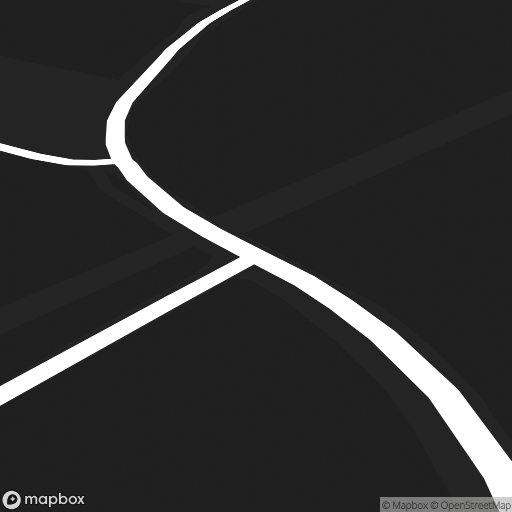
#> input picture 04_matching/main_7/mapbox_method_no_stitching/mapbox_images_for_frame_1521_RVV1/50.8210833_3.6133895.jpg, 512 x 512 px, found by its file name; its folder holds only this picture in this run
$ jupyter execute --allow-errors matching_1521_sec_v6.ipynb
#> lines starting #> are read from the running program, lines starting #| are printed output that depends on the picture; after the words box and inside, x2 and y2 are one past the last pixel; in counts of white or black regions, pixels touching at a corner belong together
[cell 1]
import os
import sys
import numpy as np
import pandas as pd
import matplotlib.pyplot as plt
import math
import requests
import cv2
from numpy.polynomial import Polynomial
from skimage.morphology import skeletonize, binary_closing, square, binary_erosion, binary_dilation, medial_axis, thin, disk, convex_hull_image, diamond, star, isotropic_closing, remove_small_objects
from skimage.filters import threshold_otsu
import json

[cell 2]
sem_segm_img_path = "/Users/senneloobuyck/Documents/Thesis_project/04_matching/main_7/picked_masks/2023_RVV_1_mask_1521.jpg"
mapbox_imgs_dir_path = "/Users/senneloobuyck/Documents/Thesis_project/04_matching/main_7/mapbox_method_no_stitching/mapbox_images_for_frame_1521_RVV1"
heli_lat = 50.823470
heli_lon = 3.606127
altitude = 94.34

[cell 3]
def plot_image(img):
    plt.figure(figsize=(20,10))
    plt.imshow(cv2.cvtColor(img, cv2.COLOR_BGR2RGB))
    plt.show()

[cell 4]
# [24 lines left out: function plot_patch, not called in this run]

[cell 5]
# [17 lines left out: function calculate_bearing, not called in this run]

[cell 6]
# [10 lines left out: function haversine, not called in this run]

[cell 7]
# calculate pitch/tilt
# [14 lines left out: function calculate_pitch, not called in this run]

[cell 8]
# [22 lines left out: function get_mapbox_intersection_image, not called in this run]

[cell 9]
def get_intersection_coordinates(lat, lon) :
    # some lists and dataframes to store the data
#> further down, mb_image_bgr is the input picture: shape (512, 512, 3); mean B, G, R 49.3, 49.2, 49.2
    nodes = []
    intersection_nodes = []
    df_nodes = pd.DataFrame(columns=['id', 'lat', 'lon'])
    df_intersections = pd.DataFrame(columns=['lat', 'lon'])

    overpass_url = "http://overpass-api.de/api/interpreter"


    # first get the ways around the point
    # .w is a temporary variable that stores the result of the first query
    # node(way_cnt:2-);   // select those nodes that are members of two or more of the given ways
    overpass_query = f"""[out:json];
                        way(around: 300, {lat},{lon})["highway"~"(motorway|trunk|primary|secondary|tertiary|unclassified|residential|motorway_link|trunk_link|primary_link|secondary_link|tertiary_link|living_street|service|pedestrian)"]->.w;
                        node(way_cnt.w:2-);
                        out;"""

    response = requests.get(overpass_url, params={'data': overpass_query})

    # print(response.json()['elements'])

    for item in response.json()['elements']:
        df_intersections.loc[len(df_intersections)] = {'lat': item['lat'], 'lon': item['lon']}


    # print(df_intersections)
    return df_intersections

#> (a cell that did not finish here is left out)

[cell 11]
# [35 lines left out: function get_skeleton, not called in this run]

[cell 12]
# [25 lines left out: function is_valid_intersection, not called in this run]

[cell 13]
def get_skeleton_intersection(skeleton):
    """ Given a skeletonised image, it will give the coordinates of the intersections of the skeleton"""
    print("Getting intersections in skeleton (more than 2 neighbours)")
    skeleton_gray = cv2.cvtColor(skeleton, cv2.COLOR_BGR2GRAY)
    image = skeleton_gray.copy()
    image = image/255
    intersections = []
    for y in range(1,len(image)-1):
        for x in range(1,len(image[y])-1):
            # if we have a white pixel
            if image[y][x] == 1:
                neighbourhood_patch = [image[y][x-1], image[y-1][x-1], image[y-1][x], image[y-1][x+1], image[y][x+1], image[y+1][x+1], image[y+1][x], image[y+1][x-1]]
                if is_valid_intersection(neighbourhood_patch):
                    intersections.append((y,x))
    # [6 lines of commented-out code are left out]
    return intersections

[cell 14]
# [26 lines left out: function get_neighbour_pixels, not called in this run]

[cell 15]
# [190 lines left out: function get_descriptors, not called in this run]

[cell 16]
def find_descriptors_in_segmentation_image(img_path) :
    print("Finding descriptors in segmentation image")

    img_bgr = cv2.imread(img_path)
    print("Segmentation image")
    plot_image(img_bgr)

    closing_bgr = isotropic_closing(img_bgr, radius=20)
    closing_bgr = closing_bgr.astype(np.uint8) * 255
    print("Isotropic closing of segmentation image")
    plot_image(closing_bgr)

    closing_bgr_copy = closing_bgr.copy()
    mask_bgr_copy = closing_bgr.copy()
    closing_gray = cv2.cvtColor(closing_bgr, cv2.COLOR_BGR2GRAY)

    contours, hierarchy = cv2.findContours(closing_gray, cv2.RETR_EXTERNAL, cv2.CHAIN_APPROX_SIMPLE)
    print(f"Number of contours: {len(contours)}")
    cv2.drawContours(closing_bgr_copy, contours, contourIdx=-1, color=(255, 0, 0), thickness=2)

    descriptors = []

    for contour in contours :
        contour_length = cv2.arcLength(contour, closed=True)
        print(f"Contour length: {contour_length}")
        contour_area = cv2.contourArea(contour)
        print(f"Contour area: {contour_area}")

        # measure the irregularity of the polygon
        if contour_length != 0 :
            convex_hull = cv2.convexHull(contour)
            convex_hull_area = cv2.contourArea(convex_hull)
            print(f"Convex hull area: {convex_hull_area}")
            # cv2.polylines(mask_bgr_copy, [convex_hull], isClosed=True, color=(0, 255, 0), thickness=3)
            solidity = contour_area / convex_hull_area

            # get skeleton of the contour
            skeleton_contour_bgr = get_skeleton(mask_bgr_copy, contour)

            # find the intersections in the skeleton
            skel_intersections = get_skeleton_intersection(skeleton_contour_bgr)

            print(f"Skeleton intersections = {skel_intersections}")


            #  make a decision based on the solidity
            if solidity > 0.60 and skel_intersections == [] :
                print(f"Solidity = {solidity} -> no intersection in this contour")
            else :
                print(f"Solidity = {solidity} -> this contour can be related to an intersection in the road")

                # further processing
                if skel_intersections == [] :
                    print("No intersection is found in a possible intersection contour")
                else :
                    print(f"Intersections = {skel_intersections}")

                    # visualization
                    skeleton_contour_bgr_copy = skeleton_contour_bgr.copy()
                    for intersection in skel_intersections :
                        skeleton_contour_bgr_copy[intersection[0], intersection[1]] = [0, 0, 255]
                    plot_image(skeleton_contour_bgr_copy)

                    # now try and match intersection with the openstreetmap images
                    descriptors = get_descriptors(skeleton_contour_bgr, skel_intersections)


    if descriptors == [] :
        return None
    else :
        return descriptors

#> (a cell that did not finish here is left out)

[cell 18]
def find_descriptors_in_mapbox_image(img_path, image_name, vis=False) :
#> called with image_name = '50.8210833_3.6133895.jpg', vis = False
    img_bgr = cv2.imread(img_path)
    # print("Mapbox image")
    # plot_image(img_bgr)

    new_width, new_height = img_bgr.shape[1], img_bgr.shape[0] - 100
#> new_width = 512; new_height = 412
    cropped_img_bgr = img_bgr[0:new_height, 0:new_width]
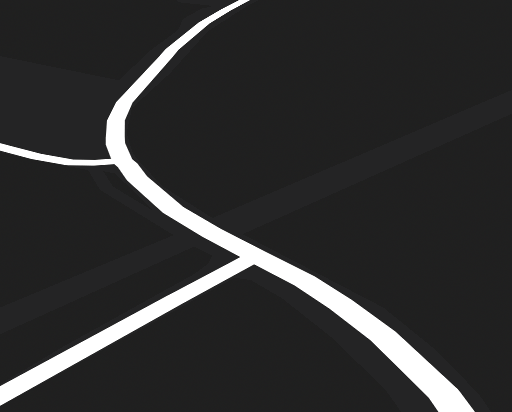
#> cropped_img_bgr: shape (412, 512, 3); mean B, G, R 49.3, 49.1, 49.1
    print("Cropped mapbox image")
    if vis :
        plot_image(cropped_img_bgr)

    print("Binary thresholding")
    img_gray = cv2.cvtColor(cropped_img_bgr, cv2.COLOR_BGR2GRAY)
    ret, thresh_gray = cv2.threshold(img_gray, 127, 255, cv2.THRESH_BINARY)
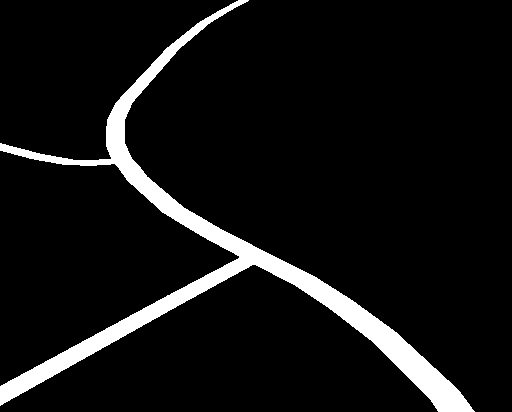
#> thresh_gray: shape (412, 512); 7.6% white; 1 white region, box (x1, y1, x2, y2) and area: (0, 0, 475, 412) 15964
    thresh_bgr = cv2.cvtColor(thresh_gray, cv2.COLOR_GRAY2BGR)
    if vis :
        plot_image(thresh_bgr)

    closing_bgr = isotropic_closing(thresh_bgr, radius=3)
#> closing_bgr: shape (412, 512, 3) bool; 7.6% white; 1 white region, box (x1, y1, x2, y2) and area: (0, 0, 475, 412) 15986
    closing_bgr = closing_bgr.astype(np.uint8) * 255
    closing_gray = cv2.cvtColor(closing_bgr, cv2.COLOR_BGR2GRAY)
    print("Isotropic closing of segmentation image")
    if vis :
        plot_image(closing_bgr)

    # To avoid the precision loss when converting the image to bool,
    # you can also binarize the image using one of the available thresholding algorithms
    thresh_otsu = threshold_otsu(closing_gray)
#> thresh_otsu = 0
    mask_gray = closing_gray > thresh_otsu

    # Skeletonize
    # skeleton_gray = (skeletonize(contour_mask_gray)).astype(np.uint8)
    skeleton_gray = skeletonize(mask_gray, method='lee').astype(np.uint8)
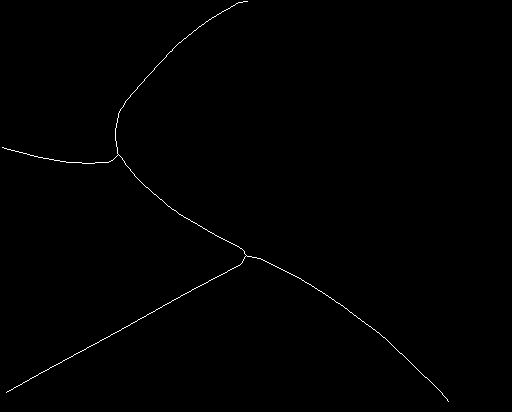
#> skeleton_gray: shape (412, 512); values 0 (black) and 1 (white), 0.42% white in thin lines or dots, all inside (x1, y1, x2, y2) = (2, 1, 449, 402)

    skeleton_bgr = cv2.cvtColor(skeleton_gray, cv2.COLOR_GRAY2BGR)

    # find the intersections in the skeleton
    skel_intersections = get_skeleton_intersection(skeleton_bgr)
#> after the loop in get_skeleton_intersection, `for y in range(1,len(image)-1):`: intersections = []
#> skel_intersections = []

    print(f"{len(skel_intersections)} intersections found in the skeleton:")
#| 0 intersections found in the skeleton:
    print(skel_intersections)

    descriptors = []

    #  if there are intersections
    if skel_intersections != [] :
        # visualization
        skeleton_bgr_copy = skeleton_bgr.copy()
        for intersection in skel_intersections :
            skeleton_bgr_copy[intersection[0], intersection[1]] = [0, 0, 255]

        if vis :
            plot_image(skeleton_bgr_copy)


        print(f"There are intersections in mapbox image {image_name}")
        descriptors = get_descriptors(skeleton_bgr, skel_intersections, visualize = vis)
    else :
        print("No intersections found in the skeleton")

    if descriptors == [] :
        return None
    else :
        return descriptors

[cell 19]
best_mb_image = None
scores = dict()
visualize = False

for mb_image in os.listdir(mapbox_imgs_dir_path) :
    best_results = []
    mb_image_path = os.path.join(mapbox_imgs_dir_path, mb_image)
    print(50*"*")
    print(f"Mapbox image: {mb_image}")
    print(50*"*")
    mb_image_bgr = cv2.imread(mb_image_path)
    if visualize :
        plot_image(mb_image_bgr)
    des = find_descriptors_in_mapbox_image(mb_image_path, mb_image, vis=visualize)
    print(f"Descriptors for mapbox image {mb_image}:")
    print(des)

    # matching process
    if des is not None and segm_img_des is not None :
        print(f"Number of descriptors: {len(des)}")
        for des_segm in segm_img_des :
            best_result_per_des = 1000 # best descriptor match for descriptor des_segm of segmentation image
            print(f"Descriptor of segmentation image:")
            print(des_segm)
            for des_mb in des :
                print(f"Descriptor of mapbox image:")
                print(des_mb)

                if len(des_mb) < len(des_segm) :
                    continue

                result = 0
                for angle_des_segm in des_segm :
                    best_diff = 1000
                    for angle_des_mb in des_mb :
                        diff = min(abs(angle_des_segm-angle_des_mb), abs((angle_des_segm+360)-angle_des_mb), abs((angle_des_mb+360)-angle_des_segm))
                        if diff < best_diff :
                            best_diff = diff
                    result += best_diff**2


                result = math.sqrt(result)
                print(f"Result = {result}")

                if result < best_result_per_des :
                    best_result_per_des = result

            best_results.append(best_result_per_des)

        score =  math.sqrt(np.sum(best_results))
        print(f"Score = {score}")

        # make sure there is at least one best result that is below the threshold
        threshold = 40

        # If at least one result is below the threshold, add the score to the dictionary
        # if any(result < threshold for result in best_results) :
        #   print(f"At least one result is below the threshold, add the score to the dictionary for mapbox image {mb_image}")
        #   scores[mb_image] = score
        scores[mb_image] = score
    else:
        continue


print(f"Scores: {scores}")
# Get the lowest three values using sorted() and dictionary items()
lowest_values = sorted(scores.values())[:3]
print(50*"*")
print("Top 3 results:")
print(50*"*")
for value in lowest_values:
    # For each value, get the corresponding key
    for key in scores.keys():
        if scores[key] == value:
            print(f"Score = {value} with mapbox image {key}")

$ run again, on 04_matching/main_7/mapbox_method_no_stitching/mapbox_images_for_frame_1521_RVV1/50.8224194_3.6036744.jpg
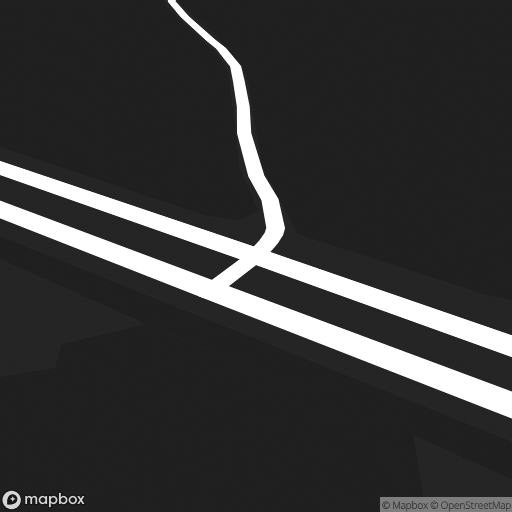
#> input picture 04_matching/main_7/mapbox_method_no_stitching/mapbox_images_for_frame_1521_RVV1/50.8224194_3.6036744.jpg, 512 x 512 px, found by its file name
#> mb_image_bgr is the input picture: shape (512, 512, 3); mean B, G, R 54.5, 54.5, 54.5
#> in find_descriptors_in_mapbox_image, `ret, thresh_gray = cv2.threshold(img_gray, 127, 255, cv2.THRESH_BINARY)`:
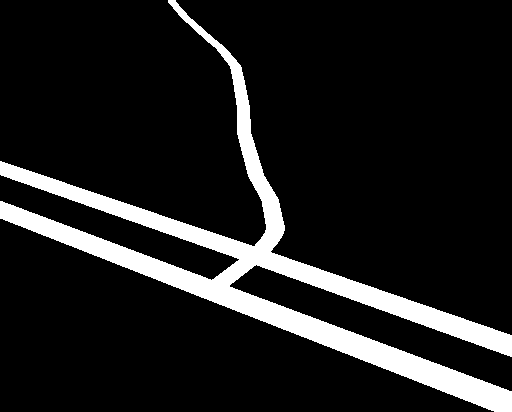
#> thresh_gray: shape (412, 512); 11.8% white; 1 white region, box (x1, y1, x2, y2) and area: (0, 0, 512, 412) 24872
#> closing_gray: shape (412, 512); 11.8% white; 1 white region, box (x1, y1, x2, y2) and area: (0, 0, 512, 412) 24906
#> thresh_otsu = 0
#> in find_descriptors_in_mapbox_image, `skeleton_gray = skeletonize(mask_gray, method='lee').astype(np.uint8)`:
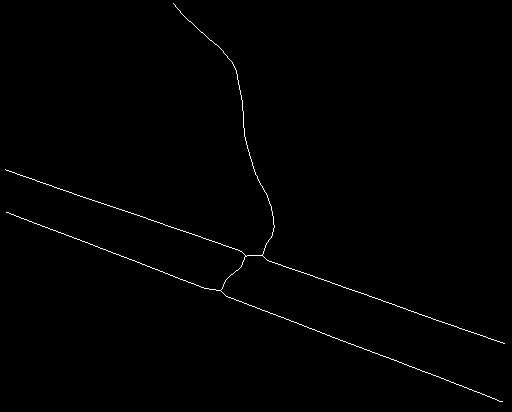
#> skeleton_gray: shape (412, 512); values 0 (black) and 1 (white), 0.61% white in thin lines or dots
#> image: shape (412, 512) float64; values 0 (black) and 0.00392 (white), 0.61% white in thin lines or dots
#> after the loop in get_skeleton_intersection, `for y in range(1,len(image)-1):`: intersections = []
#| 0 intersections found in the skeleton:

$ run again, on 04_matching/main_7/mapbox_method_no_stitching/mapbox_images_for_frame_1521_RVV1/50.8224207_3.6038774.jpg
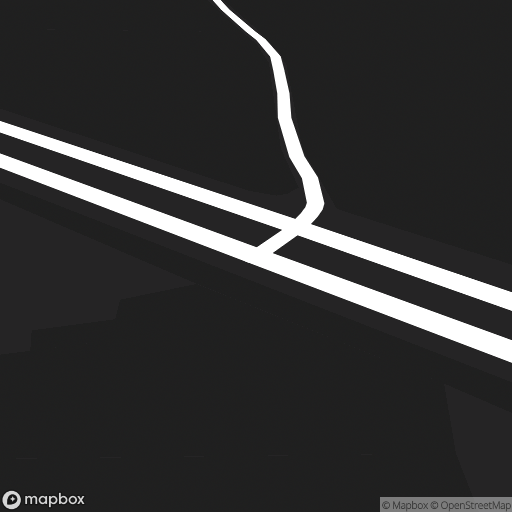
#> input picture 04_matching/main_7/mapbox_method_no_stitching/mapbox_images_for_frame_1521_RVV1/50.8224207_3.6038774.jpg, 512 x 512 px, found by its file name
#> mb_image_bgr is the input picture: shape (512, 512, 3); mean B, G, R 51, 50.8, 51
#> in find_descriptors_in_mapbox_image, `ret, thresh_gray = cv2.threshold(img_gray, 127, 255, cv2.THRESH_BINARY)`:
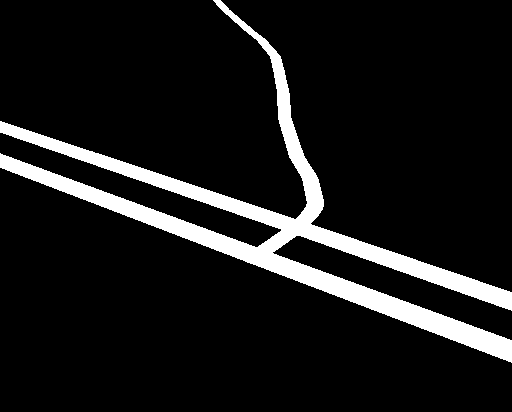
#> thresh_gray: shape (412, 512); 9.8% white; 1 white region, box (x1, y1, x2, y2) and area: (0, 0, 512, 363) 20723
#> closing_gray: shape (412, 512); 9.8% white; 1 white region, box (x1, y1, x2, y2) and area: (0, 0, 512, 363) 20758
#> thresh_otsu = 0
#> in find_descriptors_in_mapbox_image, `skeleton_gray = skeletonize(mask_gray, method='lee').astype(np.uint8)`:
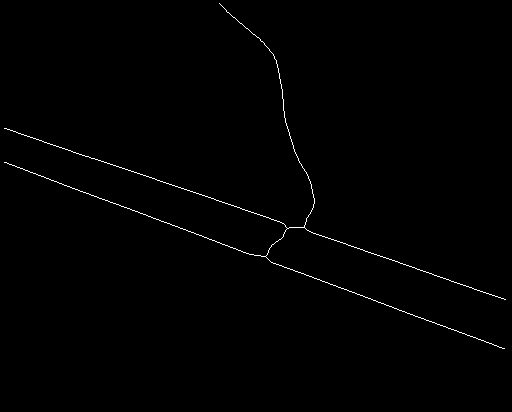
#> skeleton_gray: shape (412, 512); values 0 (black) and 1 (white), 0.6% white in thin lines or dots, all inside (x1, y1, x2, y2) = (4, 3, 506, 349)
#> after the loop in get_skeleton_intersection, `for y in range(1,len(image)-1):`: intersections = []
#| 0 intersections found in the skeleton:

$ run again, on 04_matching/main_7/mapbox_method_no_stitching/mapbox_images_for_frame_1521_RVV1/50.8226612_3.6072497.jpg
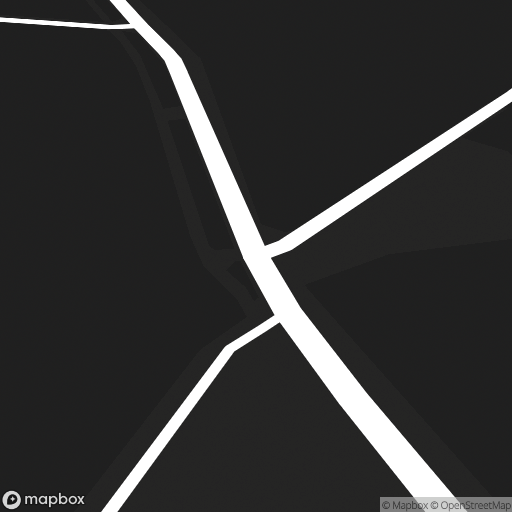
#> input picture 04_matching/main_7/mapbox_method_no_stitching/mapbox_images_for_frame_1521_RVV1/50.8226612_3.6072497.jpg, 512 x 512 px, found by its file name
#> mb_image_bgr is the input picture: shape (512, 512, 3); mean B, G, R 51.7, 51.8, 51.9
#> in find_descriptors_in_mapbox_image, `ret, thresh_gray = cv2.threshold(img_gray, 127, 255, cv2.THRESH_BINARY)`:
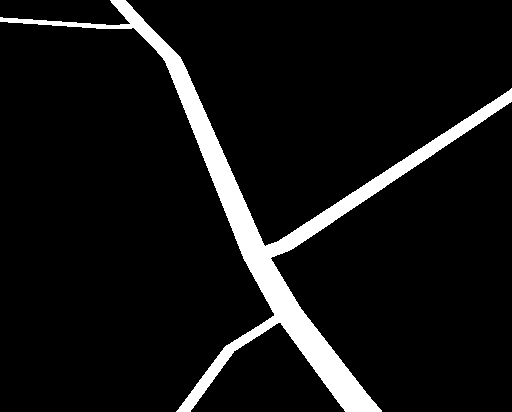
#> thresh_gray: shape (412, 512); 7.7% white; 1 white region, box (x1, y1, x2, y2) and area: (0, 0, 512, 412) 16291
#> closing_gray: shape (412, 512); 7.7% white; 1 white region, box (x1, y1, x2, y2) and area: (0, 0, 512, 412) 16323
#> thresh_otsu = 0
#> in find_descriptors_in_mapbox_image, `skeleton_gray = skeletonize(mask_gray, method='lee').astype(np.uint8)`:
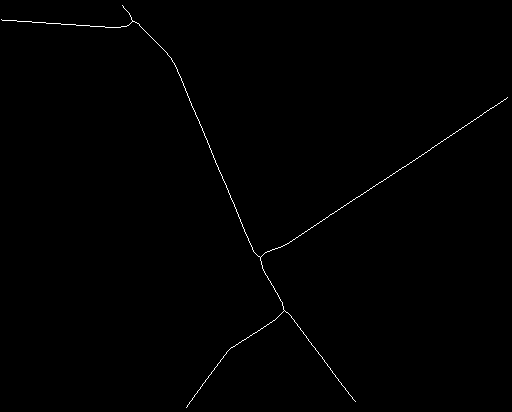
#> skeleton_gray: shape (412, 512); values 0 (black) and 1 (white), 0.42% white in thin lines or dots
#> image: shape (412, 512) float64; values 0 (black) and 0.00392 (white), 0.42% white in thin lines or dots
#> after the loop in get_skeleton_intersection, `for y in range(1,len(image)-1):`: intersections = []
#| 0 intersections found in the skeleton:

$ run again, on 04_matching/main_7/mapbox_method_no_stitching/mapbox_images_for_frame_1521_RVV1/50.8219923_3.6090887.jpg
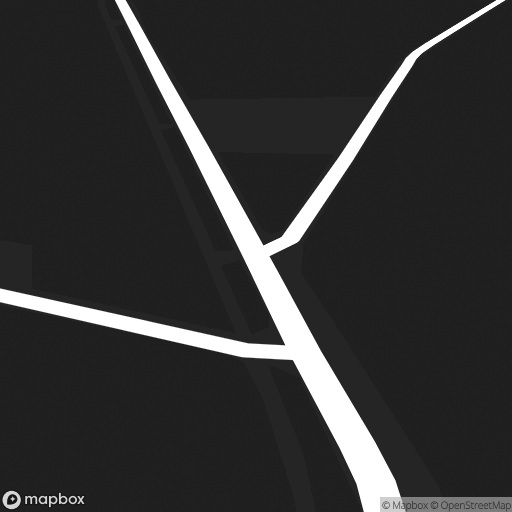
#> input picture 04_matching/main_7/mapbox_method_no_stitching/mapbox_images_for_frame_1521_RVV1/50.8219923_3.6090887.jpg, 512 x 512 px, found by its file name
#> mb_image_bgr is the input picture: shape (512, 512, 3); mean B, G, R 51.3, 51.5, 51.3
#> in find_descriptors_in_mapbox_image, `ret, thresh_gray = cv2.threshold(img_gray, 127, 255, cv2.THRESH_BINARY)`:
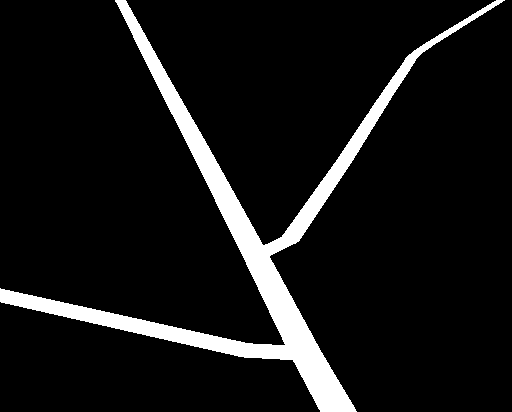
#> thresh_gray: shape (412, 512); 8.5% white; 1 white region, box (x1, y1, x2, y2) and area: (0, 0, 505, 412) 17985
#> closing_gray: shape (412, 512); 8.5% white; 1 white region, box (x1, y1, x2, y2) and area: (0, 0, 505, 412) 18004
#> thresh_otsu = 0
#> in find_descriptors_in_mapbox_image, `skeleton_gray = skeletonize(mask_gray, method='lee').astype(np.uint8)`:
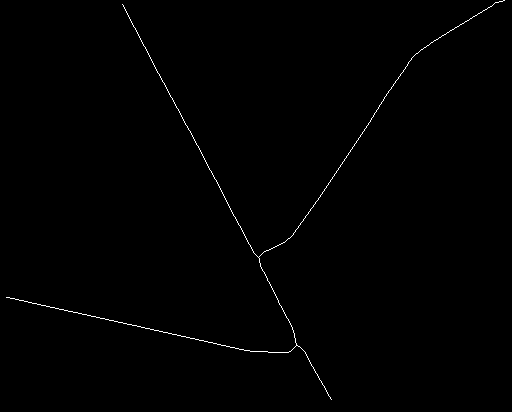
#> skeleton_gray: shape (412, 512); values 0 (black) and 1 (white), 0.47% white in thin lines or dots
#> image: shape (412, 512) float64; values 0 (black) and 0.00392 (white), 0.47% white in thin lines or dots
#> after the loop in get_skeleton_intersection, `for y in range(1,len(image)-1):`: intersections = []
#| 0 intersections found in the skeleton:
